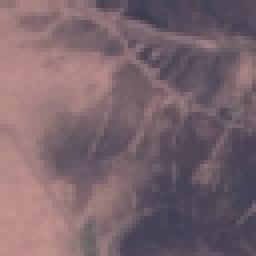
#> input picture data/sample_images/herbaceousvegetation_01.jpg, 64 x 64 px (shown 4 times larger); its folder holds only this picture in this run
$ python -i detection.py   (imports and definitions only)   (older library calls are emulated)
#> lines starting #> are read from the running program, lines starting #| are printed output that depends on the picture; after the words box and inside, x2 and y2 are one past the last pixel; in counts of white or black regions, pixels touching at a corner belong together
### app/computer_vision/preprocessing.py
"""
Satellite Image Preprocessing Module.

Handles decoding, validation, color conversions, resizing, normalization,
contrast enhancement, and spectral index extraction for remote sensing imagery.
"""

import io
import cv2
import numpy as np
from PIL import Image
from typing import Tuple, Dict, Any, Union, Optional
from app.computer_vision.schemas import ImageMetadata


class SatellitePreprocessor:
    """
    Production-ready satellite image preprocessor.
    Ensures safe byte decoding, spatial consistency, color accuracy,
    and extraction of remote sensing indices.
    """

    def __init__(
        self,
        target_size: Tuple[int, int] = (256, 256),
        default_normalization: str = "minmax",
        enable_clahe: bool = True,
        clahe_clip_limit: float = 2.0,
    ):
        self.target_size = target_size
        self.default_normalization = default_normalization
        self.enable_clahe = enable_clahe
        self.clahe_clip_limit = clahe_clip_limit

    # [223 lines left out: functions decode_image, validate_image, resize_image, normalize_image, enhance_contrast, not called in this run]

    def compute_spectral_indices(self, image: np.ndarray) -> Dict[str, np.ndarray]:
        """
        Compute remote sensing visual spectral indices from RGB channels:
            - ExG (Excess Green Index): 2*G - R - B (Vegetation indicator)
            - VARI (Visible Atmospherically Resistant Index): (G - R) / (G + R - B)
            - GLI (Green Leaf Index): (2*G - R - B) / (2*G + R + B)
            - NDWI_RGB (Visible Water Index): Water surface detection
            - NDTI (Normalized Difference Tillage/Soil Index): (R - G) / (R + G)
            - Brightness: V channel in HSV
            - Texture: Local standard deviation (Built-up / structural density)
        """
        img_f = image.astype(np.float32) / 255.0
        r, g, b = img_f[:, :, 0], img_f[:, :, 1], img_f[:, :, 2]
        eps = 1e-7

        # 1. Excess Green Index (ExG)
        exg = (2.0 * g - r - b)

        # 2. Visible Atmospherically Resistant Index (VARI)
        vari = (g - r) / (g + r - b + eps)
        vari = np.clip(vari, -1.0, 1.0)

        # 3. Green Leaf Index (GLI)
        gli = (2.0 * g - r - b) / (2.0 * g + r + b + eps)
        gli = np.clip(gli, -1.0, 1.0)

        # 4. Visible Water Index (NDWI_RGB)
        # Water reflects more in blue/green and absorbs strongly in red
        water_ratio = (b - r) / (b + r + eps)
        green_red_ratio = (g - r) / (g + r + eps)
        ndwi_rgb = (water_ratio + green_red_ratio) / 2.0
        ndwi_rgb = np.clip(ndwi_rgb, -1.0, 1.0)

        # 5. Normalized Difference Tillage / Soil Index (NDTI)
        ndti = (r - g) / (r + g + eps)
        ndti = np.clip(ndti, -1.0, 1.0)

        # 6. Brightness (Value channel)
        brightness = np.max(img_f, axis=2)

        # 7. Texture / Local Standard Deviation (Built-up indicator)
        gray = cv2.cvtColor(image, cv2.COLOR_RGB2GRAY).astype(np.float32) / 255.0
        mean_filter = cv2.blur(gray, (5, 5))
        sq_mean_filter = cv2.blur(gray * gray, (5, 5))
        texture_var = np.sqrt(np.maximum(0.0, sq_mean_filter - mean_filter * mean_filter))

        return {
            "exg": exg,
            "vari": vari,
            "gli": gli,
            "ndwi_rgb": ndwi_rgb,
            "ndti": ndti,
            "brightness": brightness,
            "texture": texture_var,
        }

    # [63 lines left out: functions extract_metadata, preprocess, not called in this run]

### app/computer_vision/utils.py
"""
Utility helpers for GeoNexa Computer Vision subsystem.
"""

import base64
import io
import cv2
import numpy as np
from PIL import Image
from typing import Dict, Tuple, List, Optional
from app.computer_vision.schemas import BoundingBox


# Distinct, visually appealing RGB colors for land-cover classes
CLASS_COLOR_MAP: Dict[str, Tuple[int, int, int]] = {
    "water": (30, 144, 255),          # Dodger Blue
    "river": (0, 191, 255),           # Deep Sky Blue
    "sealake": (25, 25, 112),         # Midnight Blue
    "forest": (34, 139, 34),          # Forest Green
    "vegetation_crop": (124, 252, 0), # Lawn Green
    "pasture": (154, 205, 50),        # Yellow Green
    "residential": (255, 140, 0),     # Dark Orange
    "industrial": (186, 85, 211),     # Medium Orchid
    "highway_road": (255, 215, 0),    # Gold
    "bare_soil": (210, 105, 30),      # Chocolate
    "unknown": (169, 169, 169),       # Dark Gray
}

# Distinct colors for segment cluster IDs
CLUSTER_PALETTE: List[Tuple[int, int, int]] = [
    (30, 144, 255),   # Blue
    (34, 139, 34),    # Green
    (255, 140, 0),    # Orange
    (186, 85, 211),   # Purple
    (255, 215, 0),    # Yellow
    (0, 206, 209),    # Dark Turquoise
    (255, 99, 71),    # Tomato
    (147, 112, 219),  # Medium Purple
    (60, 179, 113),   # Medium Sea Green
    (210, 105, 30),   # Chocolate
]


# [36 lines left out: functions get_class_color, encode_image_to_base64, decode_base64_to_image, not called in this run]


def nms_boxes(
    boxes: List[BoundingBox],
    scores: List[float],
    iou_threshold: float = 0.4,
) -> List[int]:
    """
    Apply Non-Maximum Suppression (NMS) on a list of BoundingBoxes.
    Returns the indices of kept boxes.
    """
    if not boxes or not scores:
        return []

    order = np.argsort(scores)[::-1]
    keep = []

    while len(order) > 0:
        idx = order[0]
        keep.append(int(idx))
        if len(order) == 1:
            break

        current_box = boxes[idx]
        remaining_indices = order[1:]
        ious = np.array([current_box.iou(boxes[i]) for i in remaining_indices])

        # Keep only indices where IoU is less than threshold
        keep_mask = ious <= iou_threshold
        order = remaining_indices[keep_mask]

    return keep

### app/computer_vision/detection.py
"""
Satellite Feature and Object Detection Module.

Implements real, lightweight, reproducible feature and object detection
for remote sensing satellite imagery.
"""

import cv2
import numpy as np
from typing import List, Dict, Any, Optional
from app.computer_vision.schemas import BoundingBox, DetectedFeature
from app.computer_vision.utils import nms_boxes


class SatelliteFeatureDetector:
    """
    Multi-feature satellite detector combining morphological analysis,
    spectral indices, keypoint density clustering, and linear edge extraction.
    """

    # [303 lines left out: functions __init__, detect_linear_features, detect_builtup_structures, detect_water_bodies, detect_vegetation_parcels, detect_all, not called in this run]

>>> import cv2
>>> picture = cv2.cvtColor(cv2.imread('../../data/sample_images/herbaceousvegetation_01.jpg'), cv2.COLOR_BGR2RGB)
>>> result = SatelliteFeatureDetector().detect_all(picture)
#> in compute_spectral_indices, `green_red_ratio = (g - r) / (g + r + eps)`:
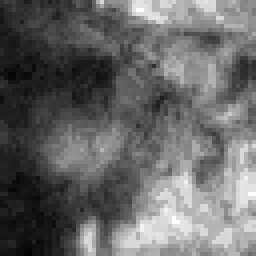
#> green_red_ratio: shape (64, 64) float32 (shown 4 times larger); min -0.145, max -0.00752, mean -0.0893; drawn with min black and max white
#> in compute_spectral_indices, `ndti = (r - g) / (r + g + eps)`:
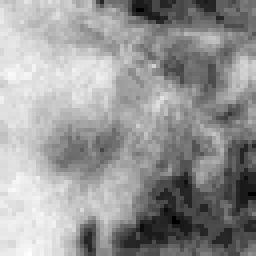
#> ndti: shape (64, 64) float32 (shown 4 times larger); min 0.00752, max 0.145, mean 0.0893; drawn with min black and max white
#> in compute_spectral_indices, `sq_mean_filter = cv2.blur(gray * gray, (5, 5))`:
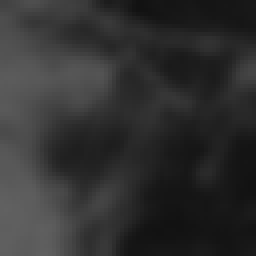
#> sq_mean_filter: shape (64, 64) float32 (shown 4 times larger); min 0.071, max 0.38, mean 0.191
#> in compute_spectral_indices, `texture_var = np.sqrt(np.maximum(0.0, sq_mean_filter - mean_filter * m..`:
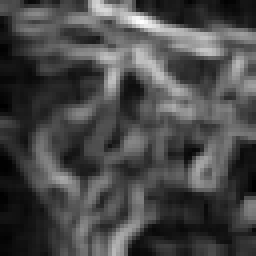
#> texture_var: shape (64, 64) float32 (shown 4 times larger); min 0.00288, max 0.0922, mean 0.0283; drawn with min black and max white
#> in detect_all, `spectral_indices = preprocessor.compute_spectral_indices(image)`: spectral_indices = 7 items
#> in detect_water_bodies, `water_mask = ((ndwi > 0.04) & (brightness < 0.65)).astype(np.uint8) * ..`: water_mask: shape (64, 64); 0.9% white in thin lines or dots, all inside (x1, y1, x2, y2) = (34, 2, 64, 59)
#> in detect_water_bodies, `water_mask = cv2.morphologyEx(water_mask, cv2.MORPH_OPEN, kernel)`:
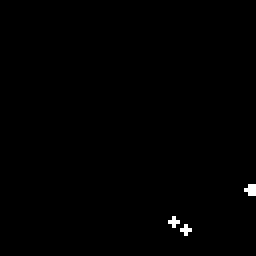
#> water_mask: shape (64, 64) (shown 4 times larger); 0.42% white in thin lines or dots, all inside (x1, y1, x2, y2) = (42, 46, 64, 59)
#> in detect_water_bodies, `contours, _ = cv2.findContours(water_mask, cv2.RETR_EXTERNAL, cv2.CHAI..`: contours = 2 contours, all with area under 20
#> the loop in detect_water_bodies, `for idx, cnt in enumerate(contours):` made 2 passes
#> after the loop in detect_water_bodies, `for idx, cnt in enumerate(contours):`: detections = []
#> in detect_vegetation_parcels, `veg_mask = (exg > 0.05).astype(np.uint8) * 255`: veg_mask: shape (64, 64); every value is 0
#> in detect_builtup_structures, `corners = cv2.cornerHarris(gray, blockSize=2, ksize=3, k=0.04)`:
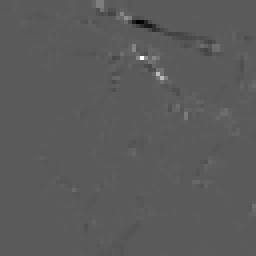
#> corners: shape (64, 64) float32 (shown 4 times larger); min -5.11e-05, max 9.24e-05, mean 1.23e-07; drawn with min black and max white
#> in detect_builtup_structures, `corner_mask = (corner_norm > 140).astype(np.uint8)`: corner_mask: shape (64, 64); values 0 (black) and 1 (white), 0.12% white in thin lines or dots, all inside (x1, y1, x2, y2) = (31, 4, 41, 20)
#> in detect_builtup_structures, `clustered = cv2.dilate(corner_mask, kernel, iterations=2)`: clustered: shape (64, 64); values 0 (black) and 1 (white), 3.8% white; 2 white regions, box (x1, y1, x2, y2) and area: (33, 12, 45, 24) 106, (29, 2, 36, 9) 49
#> in detect_builtup_structures, `clustered = cv2.morphologyEx(clustered, cv2.MORPH_CLOSE, kernel)`:
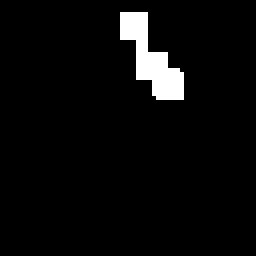
#> clustered: shape (64, 64) (shown 4 times larger); values 0 (black) and 1 (white), 4% white; 1 white region
#> in detect_builtup_structures, `contours, _ = cv2.findContours(clustered, cv2.RETR_EXTERNAL, cv2.CHAIN..`: contours = 1 contour; box (x1, y1, x2, y2) and area: (30, 3, 46, 25) 130
#> the loop in detect_builtup_structures, `for idx, cnt in enumerate(contours):` made 1 pass
#> after the loop in detect_builtup_structures, `for idx, cnt in enumerate(contours):`: detections = 1 item
#> in detect_linear_features, `lines = cv2.HoughLinesP( edges, rho=1, theta=np.pi / 180, threshold=25..`: lines = None
#> in detect_all, `boxes = [d.bbox for d in all_detections]`: boxes = 1 item
#> in detect_all, `scores = [d.confidence for d in all_detections]`: scores = [0.56]
#> in nms_boxes, `order = np.argsort(scores)[::-1]`: order = [0]
#> the loop in nms_boxes, `while len(order) > 0:` made 1 pass
#> in detect_all, `filtered = [all_detections[i] for i in keep_indices]`: filtered = 1 item
#> result = 1 item

$ run again, on data/sample_images/herbaceousvegetation_02.jpg
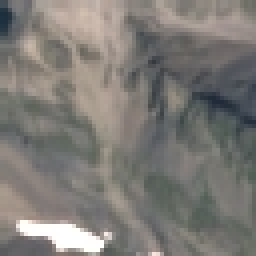
#> input picture data/sample_images/herbaceousvegetation_02.jpg, 64 x 64 px (shown 4 times larger)
#> spectral_indices = 7 items
#> in detect_water_bodies, `water_mask = cv2.morphologyEx(water_mask, cv2.MORPH_OPEN, kernel)`:
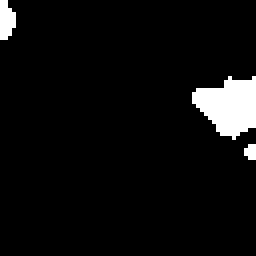
#> water_mask: shape (64, 64) (shown 4 times larger); 5.2% white; 3 white regions (1 under 20 px), largest, box (x1, y1, x2, y2) and area: (48, 19, 64, 35) 170, (0, 0, 4, 10) 31
#> in detect_water_bodies, `contours, _ = cv2.findContours(water_mask, cv2.RETR_EXTERNAL, cv2.CHAI..`: contours = 3 contours, 1 with area under 20; largest, box (x1, y1, x2, y2) and area: (48, 19, 64, 35) 148, (0, 0, 4, 10) 20
#> the loop in detect_water_bodies, `for idx, cnt in enumerate(contours):` made 3 passes
#> after the loop in detect_water_bodies, `for idx, cnt in enumerate(contours):`: detections = 2 items
#> in detect_vegetation_parcels, `contours, _ = cv2.findContours(veg_mask, cv2.RETR_EXTERNAL, cv2.CHAIN_..`: contours = 4 contours, 3 with area under 20; largest, box (x1, y1, x2, y2) and area: (48, 49, 53, 56) 20
#> the loop in detect_vegetation_parcels, `for idx, cnt in enumerate(contours):` made 4 passes
#> after the loop in detect_vegetation_parcels, `for idx, cnt in enumerate(contours):`: detections = 1 item
#> corner_mask: shape (64, 64); values 0 (black) and 1 (white), 0.27% white in thin lines or dots, all inside (x1, y1, x2, y2) = (5, 56, 29, 64)
#> in detect_builtup_structures, `contours, _ = cv2.findContours(clustered, cv2.RETR_EXTERNAL, cv2.CHAIN..`: contours = 1 contour; box (x1, y1, x2, y2) and area: (4, 55, 34, 64) 102
#> the loop in detect_builtup_structures, `for idx, cnt in enumerate(contours):` made 1 pass
#> after the loop in detect_builtup_structures, `for idx, cnt in enumerate(contours):`: detections = 1 item
#> in detect_linear_features, `edges = cv2.Canny(blurred, 50, 150)`:
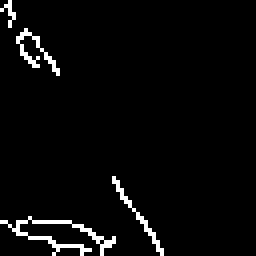
#> edges: shape (64, 64) (shown 4 times larger); 3.4% white in thin lines or dots, all inside (x1, y1, x2, y2) = (0, 0, 41, 64)
#> lines = [[28, 44, 40, 62]]
#> the loop in detect_linear_features, `for idx, line in enumerate(lines[:10]):` made 1 pass
#> after the loop in detect_linear_features, `for idx, line in enumerate(lines[:10]):`: detections = 1 item
#> boxes = 5 items
#> scores = [0.675, 0.7, 0.623, 0.558, 0.652]
#> in nms_boxes, `order = np.argsort(scores)[::-1]`: order = [1, 0, 4, 2, 3]
#> the loop in nms_boxes, `while len(order) > 0:` made 5 passes
#> idx on pass 3: 4
#> filtered = 5 items

$ run again, on data/sample_images/highway_01.jpg
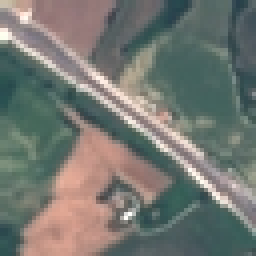
#> input picture data/sample_images/highway_01.jpg, 64 x 64 px (shown 4 times larger)
#> spectral_indices = 7 items
#> in detect_water_bodies, `water_mask = cv2.morphologyEx(water_mask, cv2.MORPH_CLOSE, kernel)`:
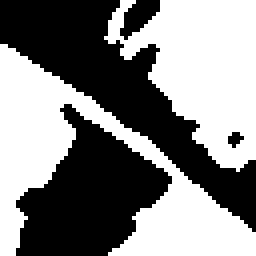
#> water_mask: shape (64, 64) (shown 4 times larger); 52% white; 4 black regions (1 under 20 px)
#> in detect_water_bodies, `contours, _ = cv2.findContours(water_mask, cv2.RETR_EXTERNAL, cv2.CHAI..`: contours = 2 contours; box (x1, y1, x2, y2) and area: (0, 11, 64, 64) 1050, (26, 0, 64, 43) 886
#> the loop in detect_water_bodies, `for idx, cnt in enumerate(contours):` made 2 passes
#> after the loop in detect_water_bodies, `for idx, cnt in enumerate(contours):`: detections = 2 items
#> in detect_vegetation_parcels, `contours, _ = cv2.findContours(veg_mask, cv2.RETR_EXTERNAL, cv2.CHAIN_..`: contours = 4 contours, 1 with area under 20; largest, box (x1, y1, x2, y2) and area: (32, 0, 64, 46) 828, (0, 9, 44, 64) 713, (34, 44, 64, 64) 326
#> the loop in detect_vegetation_parcels, `for idx, cnt in enumerate(contours):` made 4 passes
#> after the loop in detect_vegetation_parcels, `for idx, cnt in enumerate(contours):`: detections = 3 items
#> corner_mask: shape (64, 64); values 0 (black) and 1 (white), 0.07% white in thin lines or dots, all inside (x1, y1, x2, y2) = (31, 53, 34, 56)
#> in detect_builtup_structures, `contours, _ = cv2.findContours(clustered, cv2.RETR_EXTERNAL, cv2.CHAIN..`: contours = 1 contour; box (x1, y1, x2, y2) and area: (30, 52, 39, 61) 59
#> the loop in detect_builtup_structures, `for idx, cnt in enumerate(contours):` made 1 pass
#> after the loop in detect_builtup_structures, `for idx, cnt in enumerate(contours):`: detections = 1 item
#> in detect_linear_features, `edges = cv2.Canny(blurred, 50, 150)`:
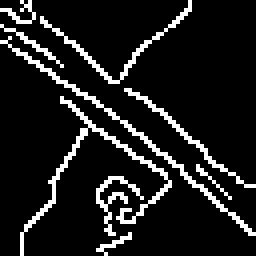
#> edges: shape (64, 64) (shown 4 times larger); 11.3% white in thin lines or dots
#> lines = [[21, 23, 59, 54], [6, 1, 61, 46], [20, 29, 41, 43], [0, 10, 24, 26], [5, 59, 22, 31]]
#> the loop in detect_linear_features, `for idx, line in enumerate(lines[:10]):` made 5 passes
#> after the loop in detect_linear_features, `for idx, line in enumerate(lines[:10]):`: detections = 5 items
#> boxes = 11 items
#> scores = [0.664, 0.674, 0.625, 0.609, 0.625, 0.554, 0.845, 0.95, 0.677, 0.703, 0.73]
#> in nms_boxes, `order = np.argsort(scores)[::-1]`: order = [7, 6, 10, 9, 8, 1, 0, 4, 2, 3, 5]
#> the loop in nms_boxes, `while len(order) > 0:` made 7 passes
#> idx on pass 2: 6
#> after the loop in nms_boxes, `while len(order) > 0:`: keep = [7, 6, 10, 9, 8, 2, 5]
#> filtered = 7 items

$ run again, on data/sample_images/highway_02.jpg
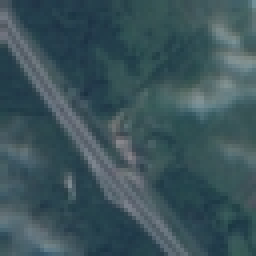
#> input picture data/sample_images/highway_02.jpg, 64 x 64 px (shown 4 times larger)
#> spectral_indices = 7 items
#> in detect_water_bodies, `contours, _ = cv2.findContours(water_mask, cv2.RETR_EXTERNAL, cv2.CHAI..`: contours = [[[0, 0], [0, 63], [63, 63], [63, 0]]]
#> the loop in detect_water_bodies, `for idx, cnt in enumerate(contours):` made 1 pass
#> after the loop in detect_water_bodies, `for idx, cnt in enumerate(contours):`: detections = 1 item
#> in detect_vegetation_parcels, `contours, _ = cv2.findContours(veg_mask, cv2.RETR_EXTERNAL, cv2.CHAIN_..`: contours = 9 contours, 5 with area under 20; largest, box (x1, y1, x2, y2) and area: (12, 0, 64, 64) 1989, (0, 19, 32, 64) 432, (7, 2, 14, 11) 26, (0, 36, 3, 49) 20
#> the loop in detect_vegetation_parcels, `for idx, cnt in enumerate(contours):` made 9 passes
#> after the loop in detect_vegetation_parcels, `for idx, cnt in enumerate(contours):`: detections = 5 items
#> corner_mask: shape (64, 64); values 0 (black) and 1 (white), 0.59% white in thin lines or dots, all inside (x1, y1, x2, y2) = (0, 11, 42, 64)
#> in detect_builtup_structures, `contours, _ = cv2.findContours(clustered, cv2.RETR_EXTERNAL, cv2.CHAIN..`: contours = 4 contours, 1 with area under 20; largest, box (x1, y1, x2, y2) and area: (28, 34, 40, 48) 120, (15, 43, 24, 56) 87, (0, 10, 7, 17) 36
#> the loop in detect_builtup_structures, `for idx, cnt in enumerate(contours):` made 4 passes
#> after the loop in detect_builtup_structures, `for idx, cnt in enumerate(contours):`: detections = 3 items
#> in detect_linear_features, `edges = cv2.Canny(blurred, 50, 150)`:
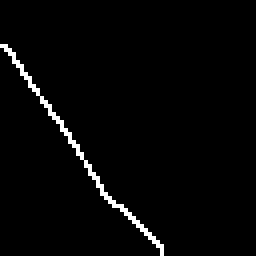
#> edges: shape (64, 64) (shown 4 times larger); 2.2% white in thin lines or dots, all inside (x1, y1, x2, y2) = (0, 11, 41, 64)
#> lines = [[1, 11, 30, 52]]
#> the loop in detect_linear_features, `for idx, line in enumerate(lines[:10]):` made 1 pass
#> after the loop in detect_linear_features, `for idx, line in enumerate(lines[:10]):`: detections = 1 item
#> boxes = 10 items
#> scores = [0.732, 0.62, 0.624, 0.62, 0.621, 0.629, 0.556, 0.559, 0.553, 0.853]
#> in nms_boxes, `order = np.argsort(scores)[::-1]`: order = [9, 0, 5, 2, 4, 1, 3, 7, 6, 8]
#> the loop in nms_boxes, `while len(order) > 0:` made 8 passes
#> (idx, remaining_indices) on pass 1: (9, [0, 5, 2, 4, 1, 3, 7, 6, 8])
#> after the loop in nms_boxes, `while len(order) > 0:`: keep = [9, 0, 2, 4, 1, 7, 6, 8]
#> filtered = 8 items
